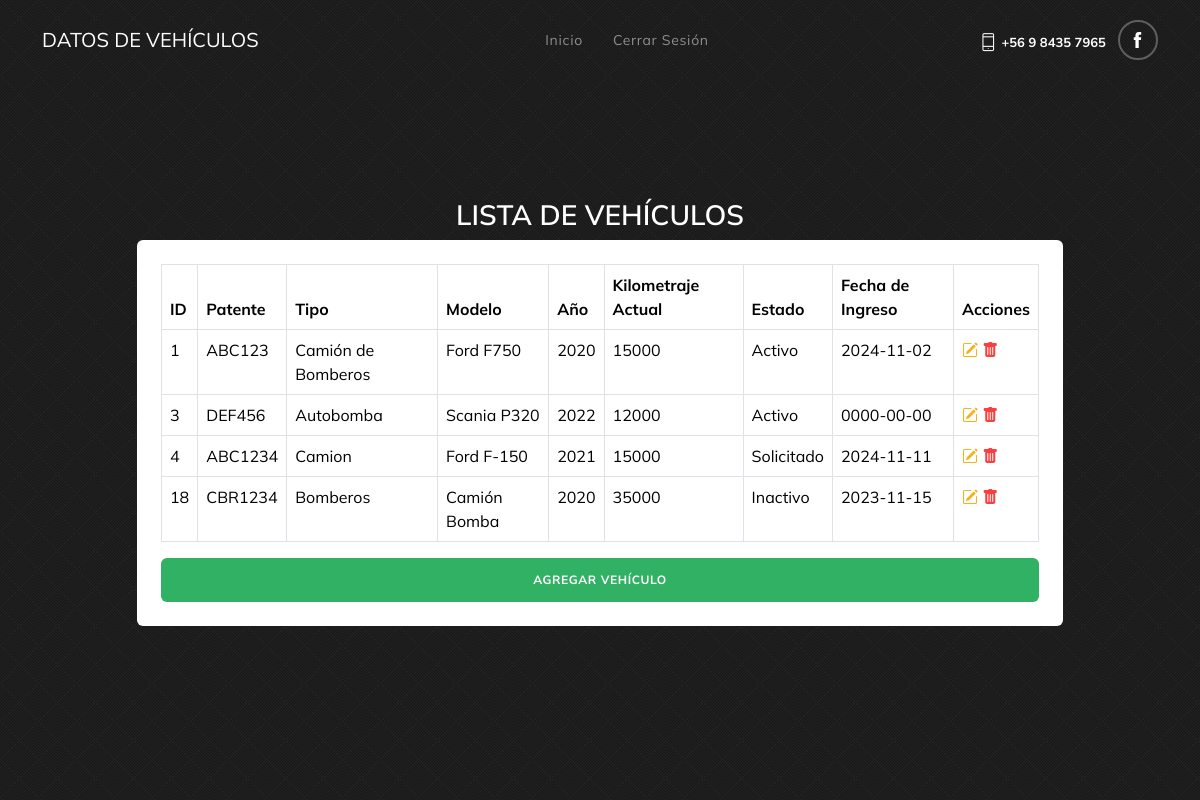
/Pagina/vehiculo.php, run on the app's committed database.
### tables this page shows
CREATE TABLE `vehiculos` (
  `id` int(11) NOT NULL,
  `patente` varchar(10) NOT NULL,
  `tipo` varchar(50) NOT NULL,
  `modelo` varchar(50) DEFAULT NULL,
  `anno` int(11) DEFAULT NULL,
  `kilometraje_actual` int(11) DEFAULT NULL,
  `estado` varchar(50) DEFAULT NULL,
  `fecha_ingreso` date DEFAULT NULL
);

### Pagina/vehiculo.php (the view, shortened to what this page needs)
<!DOCTYPE html>
<html lang="es">
<head>
    <link href="css/bootstrap.min.css" rel="stylesheet" type="text/css" />
    <link rel="stylesheet" type="text/css" href="css/themify-icons.css" />
    <link rel="stylesheet" href="https://cdn.jsdelivr.net/npm/bootstrap-icons@1.11.3/font/bootstrap-icons.min.css">
    <link href="css/style.min.css" rel="stylesheet" type="text/css" />
    <link rel="stylesheet" href="css/colors/green.css" id="color-opt">
    <link href="https://cdn.jsdelivr.net/npm/bootstrap@5.3.2/dist/css/bootstrap.min.css" rel="stylesheet">
    <link rel="stylesheet" type="text/css" href="css/themify-icons.css" />
    <link href="css/style.min.css" rel="stylesheet" type="text/css" />
    <link rel="stylesheet" href="css/colors/green.css" id="color-opt">
</head>
<body>
    <nav class="navbar navbar-expand-lg fixed-top navbar-custom sticky sticky-dark" id="navbar">
        <div class="container">
            <a class="navbar-brand">Datos de Vehículos</a>
            <div class="collapse navbar-collapse" id="navbarCollapse">
                <ul class="navbar-nav mx-auto">
                    <li class="nav-item">
                        <a class="nav-link" href="mecanico_dashboard.php">Inicio</a>
                    </li>
                    <li class="nav-item">
                        <a class="nav-link" href="login.php">Cerrar Sesión</a>
                    </li>
                </ul>
                <ul class="text-right list-unstyled list-inline mb-0 nav-social">
                    <li class="list-inline-item text-white nav-number"><i class="ti-mobile"></i> <span>+56 9 8435 7965</span></li>
                    <li class="list-inline-item"><a href="#" class="facebook"><i class="ti-facebook"></i></a></li>
                </ul>
            </div>
        </div>
    </nav>
    <section class="bg-login d-flex align-items-center">
        <div class="container">
            <div class="row justify-content-center mt-4">
                <div class="col-lg-10">
                    <div class="text-center page-heading">
                        <h1 class="text-white">Lista de Vehículos</h1>
                    </div>
                    <div class="bg-white p-4 rounded">
                        <?php
                        include "controlador/eliminar_car.php";
                        ?>
                        <div class="table-responsive">
                            <table class="table table-bordered">
                                <thead>
                                    <tr>
                                        <th scope="col">ID</th>
                                        <th scope="col">Patente</th>
                                        <th scope="col">Tipo</th>
                                        <th scope="col">Modelo</th>
                                        <th scope="col">Año</th>
                                        <th scope="col">Kilometraje Actual</th>
                                        <th scope="col">Estado</th>
                                        <th scope="col">Fecha de Ingreso</th>
                                        <th scope="col">Acciones</th>
                                    </tr>
                                </thead>
                                <tbody>
                                    <?php
                                    $sql = $conexion->query("SELECT * FROM vehiculos");
                                    while ($datos = $sql->fetch_object()) { ?>
                                        <tr>
                                            <td><?= $datos->id ?></td>
                                            <td><?= $datos->patente ?></td>
                                            <td><?= $datos->tipo ?></td>
                                            <td><?= $datos->modelo ?></td>
                                            <td><?= $datos->anno ?></td>
                                            <td><?= $datos->kilometraje_actual ?></td>
                                            <td><?= $datos->estado ?></td>
                                            <td><?= $datos->fecha_ingreso ?></td>
                                            <td>
                                                <a href="modificar_vehiculo.php?id=<?= $datos->id ?>" class="text-warning"><i class="bi bi-pencil-square"></i></a>
                                                <a href="controlador/eliminar_car.php?id=<?= $datos->id ?>" class="text-danger" onclick="return confirm('¿Está seguro de eliminar este vehículo?');"><i class="bi bi-trash-fill"></i></a>
                                            </td>
                                        </tr>
                                    <?php } ?>
                                </tbody>
                            </table>
                            <button class="btn btn-primary w-100" onclick="window.location.href='vehiculos_reg.php'">Agregar Vehículo</button>
                        </div>
                    </div>
                </div>
            </div>
        </div>
    </section>
</body>
</html>

### Pagina/css/colors/green.css (style rules this page uses)
.bg-primary, .btn-primary, .home-carousel .carousel-indicators li, .team-social li a:hover, .contact-border, .back-to-top:hover { background-color: #31b164 !important; }
.btn-primary, .registration-input-box:focus, .form-control:focus, .team-social li a:hover { border-color: #31b164; }

### data on the page
vehiculos: id "1", patente "ABC123", tipo "Camión de Bomberos", modelo "Ford F750", anno "2020", kilometraje_actual "15000", estado "Activo", fecha_ingreso "2024-11-02"
vehiculos: id "3", patente "DEF456", tipo "Autobomba", modelo "Scania P320", anno "2022", kilometraje_actual "12000", estado "Activo", fecha_ingreso "0000-00-00"
vehiculos: id "4", patente "ABC1234", tipo "Camion", modelo "Ford F-150", anno "2021", kilometraje_actual "15000", estado "Solicitado", fecha_ingreso "2024-11-11"
vehiculos: id "18", patente "CBR1234", tipo "Bomberos", modelo "Camión Bomba", anno "2020", kilometraje_actual "35000", estado "Inactivo", fecha_ingreso "2023-11-15"
